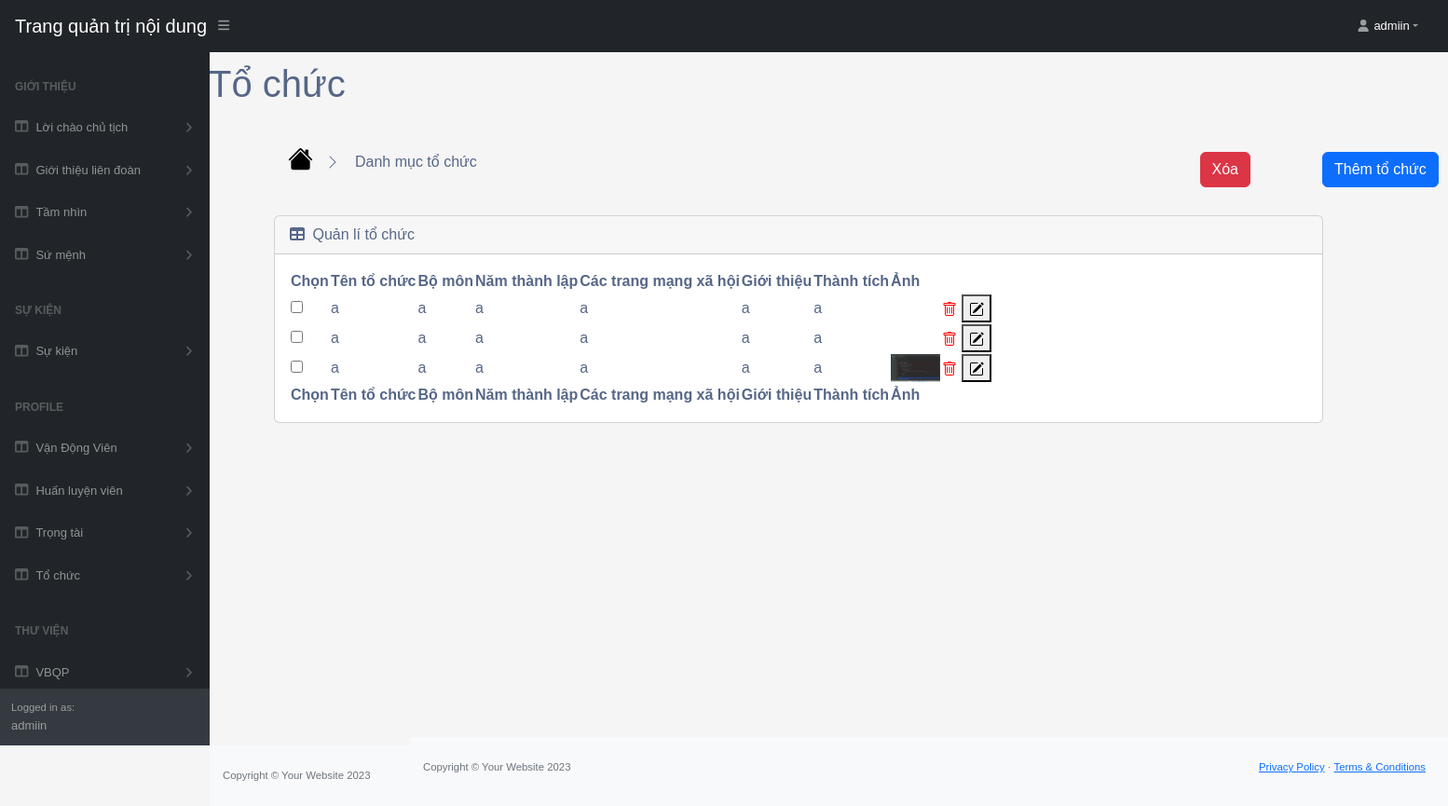
/profile/group/list/ (signed in), run on an earlier commit of the app's database.
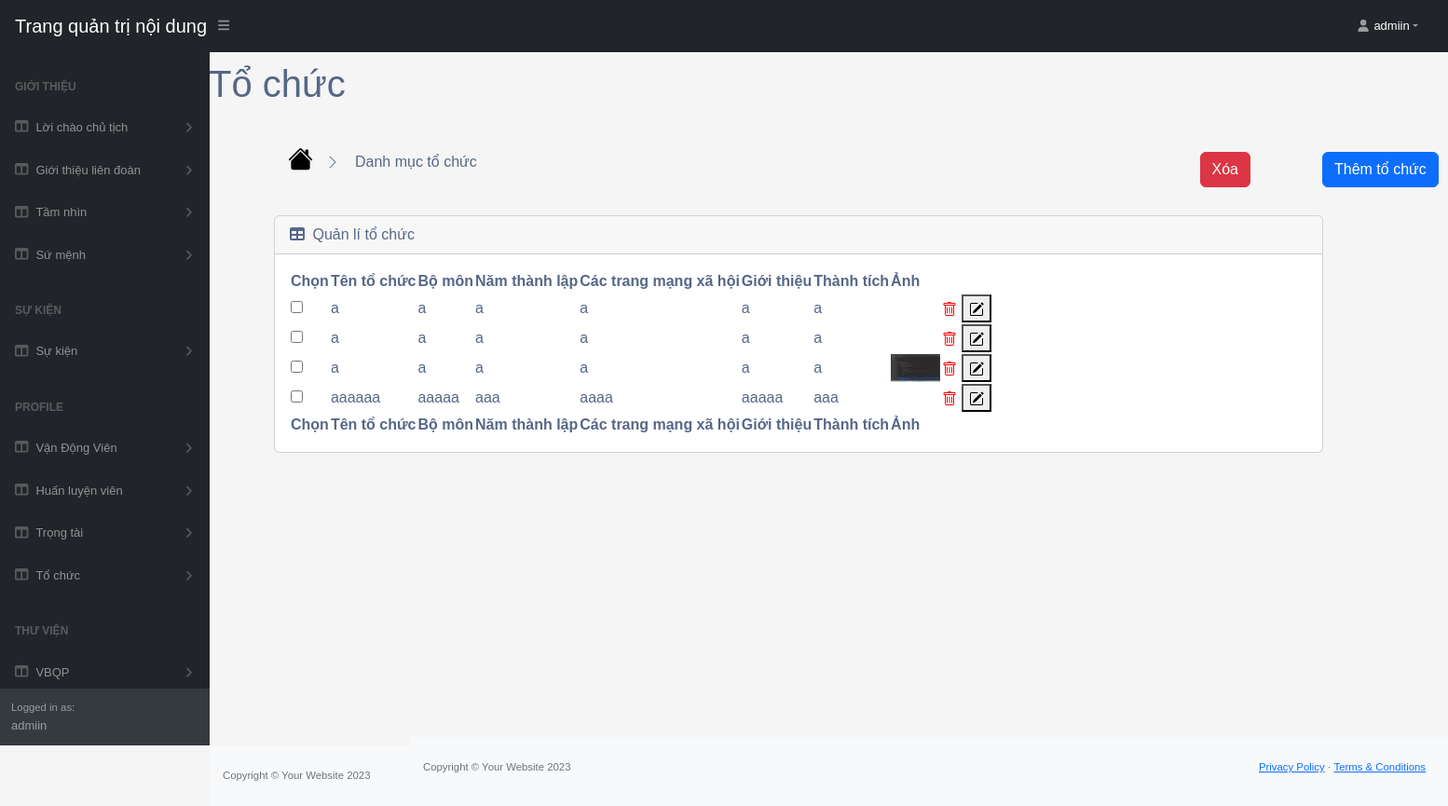
And on a later commit of the database.
### app/models_group.py (models this page shows, shortened)
class Group(models.Model):
    name_group = models.CharField(null=False, max_length=100)
    subject = models.CharField(null=False, max_length=100)
    image = models.ImageField(null=True, blank=True)
    year = models.CharField(null=False, max_length=100)
    social_network = models.CharField(null=False, max_length=100)
    intro = models.TextField(null=False, max_length=100)
    achier = models.CharField(null=False, max_length=100)
    @property
    def ImageURL(self):
        try:
            url = self.image.url
        except:
            url = ''
        return url

### app/views_group.py (the view, shortened to what this page needs)
def list(request):
    if request.user.is_authenticated:
        groups = Group.objects.all()
        return render(request, 'group/tables_group.html', {'groups': groups})
    return render(request, 'group/tables_group.html', {'groups': None})

### app/templates/group/tables_group.html (shortened to what the changed rows need)
{% extends 'app/base.html' %}
{% load static %}
    {% block table_event %}
    <div class="container-fluid px-0 mt-0">
        <div id="layoutSidenav">
            <div id="layoutSidenav_content">
                <main style="transform: translate(-130px, -50px);">
                <div class="container-fluid px-1">
                    <div class="container-fluid" id="myDiv">
                        <h1 class="mt-4" style="transform: translate(-70px, -20px);">Tổ chức</h1>
                        <div class="card mb-4" style="font-size: 16px;">
                            <div class="card-body">
                                <form method="post" action="{% url 'list_group' %}">
                                <table id="datatablesSimple">
                                    <thead>
                                        <tr>
                                            <th>Chọn</th>
                                            <th>Tên tổ chức</th>
                                            <th>Bộ môn</th>
                                            <th>Năm thành lập</th>
                                            <th>Các trang mạng xã hội</th>
                                            <th>Giới thiệu</th>
                                            <th>Thành tích</th>
                                            <th>Ảnh</th>
                                            <th></th>
                                        </tr>
                                    </thead>
                                    <tfoot>
                                        <tr>
                                            <th>Chọn</th>
                                            <th>Tên tổ chức</th>
                                            <th>Bộ môn</th>
                                            <th>Năm thành lập</th>
                                            <th>Các trang mạng xã hội</th>
                                            <th>Giới thiệu</th>
                                            <th>Thành tích</th>
                                            <th>Ảnh</th>
                                            <th></th>
                                        </tr>
                                    </tfoot>
                                    <tbody>
                                        {% for group in groups %}
                                        <tr>
                                          <td>
                                              <input name="delete_id" type="checkbox" value="{{ group.id }}">
                                          </td>
                                          <td>{{ group.name_group }}</td>
                                            <td>{{ group.subject }}</td>
                                            <td>{{ group.year }}</td>
                                            <td>{{ group.social_network }}</td>
                                            <td>{{ group.intro }}</td>
                                            <td>{{ group.achier }}</td>
                                              <td>
                                                    <img src="{{ group.ImageURL }}" alt="{{ group.name }}" height="30px">
                                              </td>
                                            <td>
                                        <button type="submit" name="delete_id" value="{{ group.id }}" class="delete-button">
                                        </button>
                                        <button type="submit" name="edit_id" value="{{ group.id }}" class="edit-button">
                                        </button>
                                          </td>
                                        </tr>
                                        {% endfor %}
                                      </tbody>
                                </table>
                                </form>
                            </div>
                        </div>
                    </div>
                    </div>
                </main>
            </div>
        </div>
        </div>
    {% endblock table_event %}

What changed in the data, as far as the page shows it:
added Group: name_group "aaaaaa", subject "aaaaa", year "aaa", social_network "aaaa", intro "aaaaa", achier "aaa", {{ group.id }} 4 (drawn)
